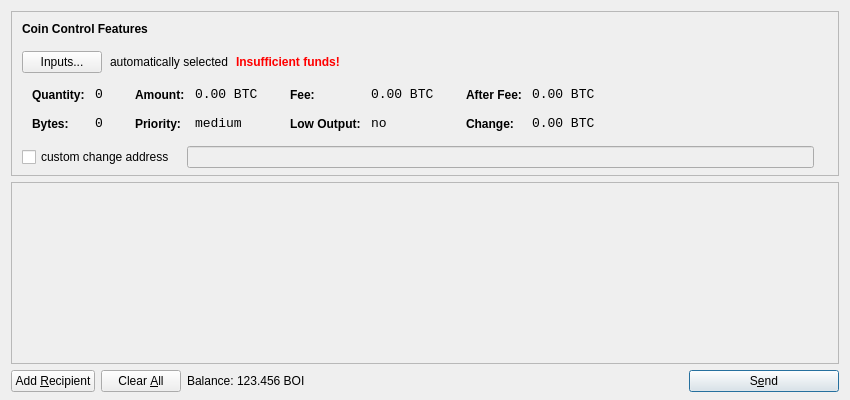
<?xml version="1.0" encoding="UTF-8"?>
<ui version="4.0">
 <class>SendCoinsDialog</class>
 <widget class="QDialog" name="SendCoinsDialog">
  <property name="geometry">
   <rect>
    <x>0</x>
    <y>0</y>
    <width>850</width>
    <height>400</height>
   </rect>
  </property>
  <property name="windowTitle">
   <string>Send Coins</string>
  </property>
  <layout class="QVBoxLayout" name="verticalLayout" stretch="0,1,0">
   <property name="bottomMargin">
    <number>8</number>
   </property>
   <item>
    <widget class="QFrame" name="frameCoinControl">
     <property name="sizePolicy">
      <sizepolicy hsizetype="Expanding" vsizetype="Expanding">
       <horstretch>0</horstretch>
       <verstretch>0</verstretch>
      </sizepolicy>
     </property>
     <property name="maximumSize">
      <size>
       <width>16777215</width>
       <height>16777215</height>
      </size>
     </property>
     <property name="frameShape">
      <enum>QFrame::StyledPanel</enum>
     </property>
     <property name="frameShadow">
      <enum>QFrame::Sunken</enum>
     </property>
     <layout class="QVBoxLayout" name="verticalLayoutCoinControl2">
      <property name="spacing">
       <number>-1</number>
      </property>
      <property name="leftMargin">
       <number>0</number>
      </property>
      <property name="topMargin">
       <number>0</number>
      </property>
      <property name="rightMargin">
       <number>0</number>
      </property>
      <property name="bottomMargin">
       <number>6</number>
      </property>
      <item>
       <layout class="QVBoxLayout" name="verticalLayoutCoinControl" stretch="0,0,0,0,1">
        <property name="spacing">
         <number>0</number>
        </property>
        <property name="leftMargin">
         <number>10</number>
        </property>
        <property name="topMargin">
         <number>10</number>
        </property>
        <item>
         <layout class="QHBoxLayout" name="horizontalLayoutCoinControl1">
          <property name="bottomMargin">
           <number>15</number>
          </property>
          <item>
           <widget class="QLabel" name="labelCoinControlFeatures">
            <property name="sizePolicy">
             <sizepolicy hsizetype="Preferred" vsizetype="Maximum">
              <horstretch>0</horstretch>
              <verstretch>0</verstretch>
             </sizepolicy>
            </property>
            <property name="font">
             <font>
              <weight>75</weight>
              <bold>true</bold>
             </font>
            </property>
            <property name="styleSheet">
             <string notr="true">font-weight:bold;</string>
            </property>
            <property name="text">
             <string>Coin Control Features</string>
            </property>
           </widget>
          </item>
         </layout>
        </item>
        <item>
         <layout class="QHBoxLayout" name="horizontalLayoutCoinControl2" stretch="0,0,0,0">
          <property name="spacing">
           <number>8</number>
          </property>
          <property name="bottomMargin">
           <number>10</number>
          </property>
          <item>
           <widget class="QPushButton" name="pushButtonCoinControl">
            <property name="styleSheet">
             <string notr="true"/>
            </property>
            <property name="text">
             <string>Inputs...</string>
            </property>
           </widget>
          </item>
          <item>
           <widget class="QLabel" name="labelCoinControlAutomaticallySelected">
            <property name="text">
             <string>automatically selected</string>
            </property>
            <property name="margin">
             <number>5</number>
            </property>
           </widget>
          </item>
          <item>
           <widget class="QLabel" name="labelCoinControlInsuffFunds">
            <property name="font">
             <font>
              <weight>75</weight>
              <bold>true</bold>
             </font>
            </property>
            <property name="styleSheet">
             <string notr="true">color:red;font-weight:bold;</string>
            </property>
            <property name="text">
             <string>Insufficient funds!</string>
            </property>
            <property name="margin">
             <number>5</number>
            </property>
           </widget>
          </item>
          <item>
           <spacer name="horizontalSpacerCoinControl">
            <property name="orientation">
             <enum>Qt::Horizontal</enum>
            </property>
            <property name="sizeHint" stdset="0">
             <size>
              <width>40</width>
              <height>1</height>
             </size>
            </property>
           </spacer>
          </item>
         </layout>
        </item>
        <item>
         <widget class="QWidget" name="widgetCoinControl" native="true">
          <property name="sizePolicy">
           <sizepolicy hsizetype="Preferred" vsizetype="Preferred">
            <horstretch>0</horstretch>
            <verstretch>0</verstretch>
           </sizepolicy>
          </property>
          <property name="minimumSize">
           <size>
            <width>0</width>
            <height>0</height>
           </size>
          </property>
          <property name="styleSheet">
           <string notr="true"/>
          </property>
          <layout class="QHBoxLayout" name="horizontalLayoutCoinControl5">
           <property name="margin">
            <number>0</number>
           </property>
           <item>
            <layout class="QHBoxLayout" name="horizontalLayoutCoinControl3" stretch="0,0,0,1">
             <property name="spacing">
              <number>20</number>
             </property>
             <property name="topMargin">
              <number>0</number>
             </property>
             <property name="bottomMargin">
              <number>10</number>
             </property>
             <item>
              <layout class="QFormLayout" name="formLayoutCoinControl1">
               <property name="horizontalSpacing">
                <number>10</number>
               </property>
               <property name="verticalSpacing">
                <number>14</number>
               </property>
               <property name="leftMargin">
                <number>10</number>
               </property>
               <property name="topMargin">
                <number>4</number>
               </property>
               <property name="rightMargin">
                <number>6</number>
               </property>
               <item row="0" column="0">
                <widget class="QLabel" name="labelCoinControlQuantityText">
                 <property name="styleSheet">
                  <string notr="true">font-weight:bold;</string>
                 </property>
                 <property name="text">
                  <string>Quantity:</string>
                 </property>
                 <property name="margin">
                  <number>0</number>
                 </property>
                </widget>
               </item>
               <item row="0" column="1">
                <widget class="QLabel" name="labelCoinControlQuantity">
                 <property name="font">
                  <font>
                   <family>Monospace</family>
                   <pointsize>10</pointsize>
                  </font>
                 </property>
                 <property name="cursor">
                  <cursorShape>IBeamCursor</cursorShape>
                 </property>
                 <property name="contextMenuPolicy">
                  <enum>Qt::ActionsContextMenu</enum>
                 </property>
                 <property name="text">
                  <string notr="true">0</string>
                 </property>
                 <property name="margin">
                  <number>0</number>
                 </property>
                 <property name="textInteractionFlags">
                  <set>Qt::LinksAccessibleByMouse|Qt::TextSelectableByKeyboard|Qt::TextSelectableByMouse</set>
                 </property>
                </widget>
               </item>
               <item row="1" column="0">
                <widget class="QLabel" name="labelCoinControlBytesText">
                 <property name="styleSheet">
                  <string notr="true">font-weight:bold;</string>
                 </property>
                 <property name="text">
                  <string>Bytes:</string>
                 </property>
                </widget>
               </item>
               <item row="1" column="1">
                <widget class="QLabel" name="labelCoinControlBytes">
                 <property name="font">
                  <font>
                   <family>Monospace</family>
                   <pointsize>10</pointsize>
                  </font>
                 </property>
                 <property name="cursor">
                  <cursorShape>IBeamCursor</cursorShape>
                 </property>
                 <property name="contextMenuPolicy">
                  <enum>Qt::ActionsContextMenu</enum>
                 </property>
                 <property name="text">
                  <string notr="true">0</string>
                 </property>
                 <property name="textInteractionFlags">
                  <set>Qt::LinksAccessibleByMouse|Qt::TextSelectableByKeyboard|Qt::TextSelectableByMouse</set>
                 </property>
                </widget>
               </item>
              </layout>
             </item>
             <item>
              <layout class="QFormLayout" name="formLayoutCoinControl2">
               <property name="horizontalSpacing">
                <number>10</number>
               </property>
               <property name="verticalSpacing">
                <number>14</number>
               </property>
               <property name="leftMargin">
                <number>6</number>
               </property>
               <property name="topMargin">
                <number>4</number>
               </property>
               <property name="rightMargin">
                <number>6</number>
               </property>
               <item row="0" column="0">
                <widget class="QLabel" name="labelCoinControlAmountText">
                 <property name="styleSheet">
                  <string notr="true">font-weight:bold;</string>
                 </property>
                 <property name="text">
                  <string>Amount:</string>
                 </property>
                 <property name="margin">
                  <number>0</number>
                 </property>
                </widget>
               </item>
               <item row="0" column="1">
                <widget class="QLabel" name="labelCoinControlAmount">
                 <property name="font">
                  <font>
                   <family>Monospace</family>
                   <pointsize>10</pointsize>
                  </font>
                 </property>
                 <property name="cursor">
                  <cursorShape>IBeamCursor</cursorShape>
                 </property>
                 <property name="contextMenuPolicy">
                  <enum>Qt::ActionsContextMenu</enum>
                 </property>
                 <property name="text">
                  <string notr="true">0.00 BTC</string>
                 </property>
                 <property name="textInteractionFlags">
                  <set>Qt::LinksAccessibleByMouse|Qt::TextSelectableByKeyboard|Qt::TextSelectableByMouse</set>
                 </property>
                </widget>
               </item>
               <item row="1" column="0">
                <widget class="QLabel" name="labelCoinControlPriorityText">
                 <property name="styleSheet">
                  <string notr="true">font-weight:bold;</string>
                 </property>
                 <property name="text">
                  <string>Priority:</string>
                 </property>
                </widget>
               </item>
               <item row="1" column="1">
                <widget class="QLabel" name="labelCoinControlPriority">
                 <property name="font">
                  <font>
                   <family>Monospace</family>
                   <pointsize>10</pointsize>
                  </font>
                 </property>
                 <property name="cursor">
                  <cursorShape>IBeamCursor</cursorShape>
                 </property>
                 <property name="contextMenuPolicy">
                  <enum>Qt::ActionsContextMenu</enum>
                 </property>
                 <property name="text">
                  <string>medium</string>
                 </property>
                 <property name="textInteractionFlags">
                  <set>Qt::LinksAccessibleByMouse|Qt::TextSelectableByKeyboard|Qt::TextSelectableByMouse</set>
                 </property>
                </widget>
               </item>
              </layout>
             </item>
             <item>
              <layout class="QFormLayout" name="formLayoutCoinControl3">
               <property name="horizontalSpacing">
                <number>10</number>
               </property>
               <property name="verticalSpacing">
                <number>14</number>
               </property>
               <property name="leftMargin">
                <number>6</number>
               </property>
               <property name="topMargin">
                <number>4</number>
               </property>
               <property name="rightMargin">
                <number>6</number>
               </property>
               <item row="0" column="0">
                <widget class="QLabel" name="labelCoinControlFeeText">
                 <property name="styleSheet">
                  <string notr="true">font-weight:bold;</string>
                 </property>
                 <property name="text">
                  <string>Fee:</string>
                 </property>
                 <property name="margin">
                  <number>0</number>
                 </property>
                </widget>
               </item>
               <item row="0" column="1">
                <widget class="QLabel" name="labelCoinControlFee">
                 <property name="font">
                  <font>
                   <family>Monospace</family>
                   <pointsize>10</pointsize>
                  </font>
                 </property>
                 <property name="cursor">
                  <cursorShape>IBeamCursor</cursorShape>
                 </property>
                 <property name="contextMenuPolicy">
                  <enum>Qt::ActionsContextMenu</enum>
                 </property>
                 <property name="text">
                  <string notr="true">0.00 BTC</string>
                 </property>
                 <property name="textInteractionFlags">
                  <set>Qt::LinksAccessibleByMouse|Qt::TextSelectableByKeyboard|Qt::TextSelectableByMouse</set>
                 </property>
                </widget>
               </item>
               <item row="1" column="0">
                <widget class="QLabel" name="labelCoinControlLowOutputText">
                 <property name="styleSheet">
                  <string notr="true">font-weight:bold;</string>
                 </property>
                 <property name="text">
                  <string>Low Output:</string>
                 </property>
                </widget>
               </item>
               <item row="1" column="1">
                <widget class="QLabel" name="labelCoinControlLowOutput">
                 <property name="font">
                  <font>
                   <family>Monospace</family>
                   <pointsize>10</pointsize>
                  </font>
                 </property>
                 <property name="cursor">
                  <cursorShape>IBeamCursor</cursorShape>
                 </property>
                 <property name="contextMenuPolicy">
                  <enum>Qt::ActionsContextMenu</enum>
                 </property>
                 <property name="text">
                  <string>no</string>
                 </property>
                 <property name="textInteractionFlags">
                  <set>Qt::LinksAccessibleByMouse|Qt::TextSelectableByKeyboard|Qt::TextSelectableByMouse</set>
                 </property>
                </widget>
               </item>
              </layout>
             </item>
             <item>
              <layout class="QFormLayout" name="formLayoutCoinControl4">
               <property name="horizontalSpacing">
                <number>10</number>
               </property>
               <property name="verticalSpacing">
                <number>14</number>
               </property>
               <property name="leftMargin">
                <number>6</number>
               </property>
               <property name="topMargin">
                <number>4</number>
               </property>
               <property name="rightMargin">
                <number>6</number>
               </property>
               <item row="0" column="0">
                <widget class="QLabel" name="labelCoinControlAfterFeeText">
                 <property name="styleSheet">
                  <string notr="true">font-weight:bold;</string>
                 </property>
                 <property name="text">
                  <string>After Fee:</string>
                 </property>
                 <property name="margin">
                  <number>0</number>
                 </property>
                </widget>
               </item>
               <item row="0" column="1">
                <widget class="QLabel" name="labelCoinControlAfterFee">
                 <property name="font">
                  <font>
                   <family>Monospace</family>
                   <pointsize>10</pointsize>
                  </font>
                 </property>
                 <property name="cursor">
                  <cursorShape>IBeamCursor</cursorShape>
                 </property>
                 <property name="contextMenuPolicy">
                  <enum>Qt::ActionsContextMenu</enum>
                 </property>
                 <property name="text">
                  <string notr="true">0.00 BTC</string>
                 </property>
                 <property name="textInteractionFlags">
                  <set>Qt::LinksAccessibleByMouse|Qt::TextSelectableByKeyboard|Qt::TextSelectableByMouse</set>
                 </property>
                </widget>
               </item>
               <item row="1" column="0">
                <widget class="QLabel" name="labelCoinControlChangeText">
                 <property name="styleSheet">
                  <string notr="true">font-weight:bold;</string>
                 </property>
                 <property name="text">
                  <string>Change:</string>
                 </property>
                </widget>
               </item>
               <item row="1" column="1">
                <widget class="QLabel" name="labelCoinControlChange">
                 <property name="font">
                  <font>
                   <family>Monospace</family>
                   <pointsize>10</pointsize>
                  </font>
                 </property>
                 <property name="cursor">
                  <cursorShape>IBeamCursor</cursorShape>
                 </property>
                 <property name="contextMenuPolicy">
                  <enum>Qt::ActionsContextMenu</enum>
                 </property>
                 <property name="text">
                  <string notr="true">0.00 BTC</string>
                 </property>
                 <property name="textInteractionFlags">
                  <set>Qt::LinksAccessibleByMouse|Qt::TextSelectableByKeyboard|Qt::TextSelectableByMouse</set>
                 </property>
                </widget>
               </item>
              </layout>
             </item>
            </layout>
           </item>
          </layout>
         </widget>
        </item>
        <item>
         <layout class="QHBoxLayout" name="horizontalLayoutCoinControl4" stretch="0,0,0">
          <property name="spacing">
           <number>12</number>
          </property>
          <property name="sizeConstraint">
           <enum>QLayout::SetDefaultConstraint</enum>
          </property>
          <property name="topMargin">
           <number>5</number>
          </property>
          <property name="rightMargin">
           <number>5</number>
          </property>
          <item>
           <widget class="QCheckBox" name="checkBoxCoinControlChange">
            <property name="text">
             <string>custom change address</string>
            </property>
           </widget>
          </item>
          <item>
           <widget class="QLineEdit" name="lineEditCoinControlChange">
            <property name="enabled">
             <bool>false</bool>
            </property>
            <property name="sizePolicy">
             <sizepolicy hsizetype="Expanding" vsizetype="Fixed">
              <horstretch>0</horstretch>
              <verstretch>0</verstretch>
             </sizepolicy>
            </property>
           </widget>
          </item>
          <item>
           <widget class="QLabel" name="labelCoinControlChangeLabel">
            <property name="sizePolicy">
             <sizepolicy hsizetype="Preferred" vsizetype="Expanding">
              <horstretch>0</horstretch>
              <verstretch>0</verstretch>
             </sizepolicy>
            </property>
            <property name="minimumSize">
             <size>
              <width>0</width>
              <height>0</height>
             </size>
            </property>
            <property name="text">
             <string/>
            </property>
            <property name="margin">
             <number>3</number>
            </property>
           </widget>
          </item>
         </layout>
        </item>
        <item>
         <spacer name="verticalSpacerCoinControl">
          <property name="orientation">
           <enum>Qt::Vertical</enum>
          </property>
          <property name="sizeHint" stdset="0">
           <size>
            <width>800</width>
            <height>1</height>
           </size>
          </property>
         </spacer>
        </item>
       </layout>
      </item>
     </layout>
    </widget>
   </item>
   <item>
    <widget class="QScrollArea" name="scrollArea">
     <property name="widgetResizable">
      <bool>true</bool>
     </property>
     <widget class="QWidget" name="scrollAreaWidgetContents">
      <property name="geometry">
       <rect>
        <x>0</x>
        <y>0</y>
        <width>830</width>
        <height>165</height>
       </rect>
      </property>
      <layout class="QVBoxLayout" name="verticalLayout_2">
       <property name="margin">
        <number>0</number>
       </property>
       <item>
        <layout class="QVBoxLayout" name="entries">
         <property name="spacing">
          <number>6</number>
         </property>
        </layout>
       </item>
       <item>
        <spacer name="verticalSpacer">
         <property name="orientation">
          <enum>Qt::Vertical</enum>
         </property>
         <property name="sizeHint" stdset="0">
          <size>
           <width>20</width>
           <height>40</height>
          </size>
         </property>
        </spacer>
       </item>
      </layout>
     </widget>
    </widget>
   </item>
   <item>
    <layout class="QHBoxLayout" name="horizontalLayout">
     <item>
      <widget class="QPushButton" name="addButton">
       <property name="toolTip">
        <string>Send to multiple recipients at once</string>
       </property>
       <property name="text">
        <string>Add &amp;Recipient</string>
       </property>
       <property name="icon">
        <iconset resource="../bitcoin.qrc">
         <normaloff>:/icons/add</normaloff>:/icons/add</iconset>
       </property>
       <property name="autoDefault">
        <bool>false</bool>
       </property>
      </widget>
     </item>
     <item>
      <widget class="QPushButton" name="clearButton">
       <property name="sizePolicy">
        <sizepolicy hsizetype="Minimum" vsizetype="Fixed">
         <horstretch>0</horstretch>
         <verstretch>0</verstretch>
        </sizepolicy>
       </property>
       <property name="toolTip">
        <string>Remove all transaction fields</string>
       </property>
       <property name="text">
        <string>Clear &amp;All</string>
       </property>
       <property name="icon">
        <iconset resource="../bitcoin.qrc">
         <normaloff>:/icons/remove</normaloff>:/icons/remove</iconset>
       </property>
       <property name="autoRepeatDelay">
        <number>300</number>
       </property>
       <property name="autoDefault">
        <bool>false</bool>
       </property>
      </widget>
     </item>
     <item>
      <layout class="QHBoxLayout" name="horizontalLayout_2">
       <property name="spacing">
        <number>3</number>
       </property>
       <item>
        <widget class="QLabel" name="label">
         <property name="text">
          <string>Balance:</string>
         </property>
        </widget>
       </item>
       <item>
        <widget class="QLabel" name="labelBalance">
         <property name="cursor">
          <cursorShape>IBeamCursor</cursorShape>
         </property>
         <property name="text">
          <string>123.456 BOI</string>
         </property>
         <property name="textInteractionFlags">
          <set>Qt::LinksAccessibleByMouse|Qt::TextSelectableByKeyboard|Qt::TextSelectableByMouse</set>
         </property>
        </widget>
       </item>
      </layout>
     </item>
     <item>
      <spacer name="horizontalSpacer">
       <property name="orientation">
        <enum>Qt::Horizontal</enum>
       </property>
       <property name="sizeHint" stdset="0">
        <size>
         <width>40</width>
         <height>20</height>
        </size>
       </property>
      </spacer>
     </item>
     <item>
      <widget class="QPushButton" name="sendButton">
       <property name="minimumSize">
        <size>
         <width>150</width>
         <height>0</height>
        </size>
       </property>
       <property name="toolTip">
        <string>Confirm the send action</string>
       </property>
       <property name="text">
        <string>S&amp;end</string>
       </property>
       <property name="icon">
        <iconset resource="../bitcoin.qrc">
         <normaloff>:/icons/send</normaloff>:/icons/send</iconset>
       </property>
       <property name="default">
        <bool>true</bool>
       </property>
      </widget>
     </item>
    </layout>
   </item>
  </layout>
 </widget>
 <resources>
  <include location="../bitcoin.qrc"/>
 </resources>
 <connections/>
</ui>
